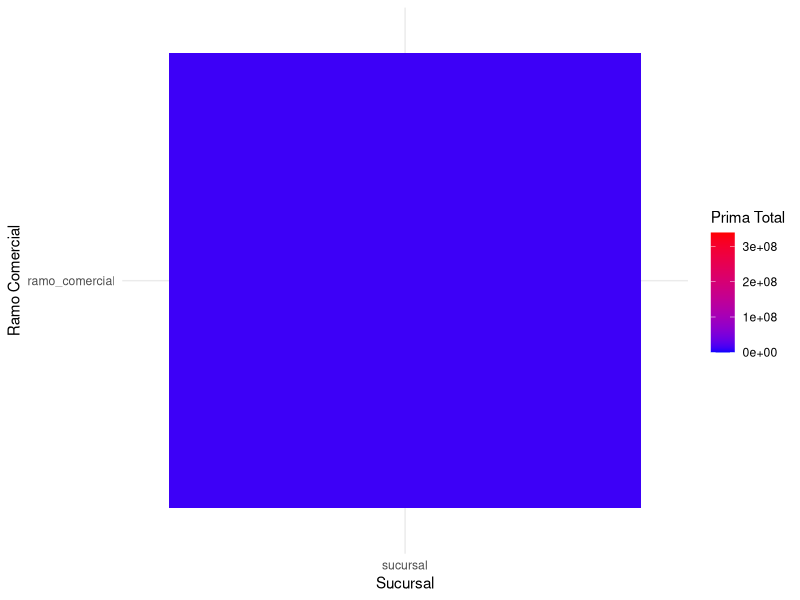
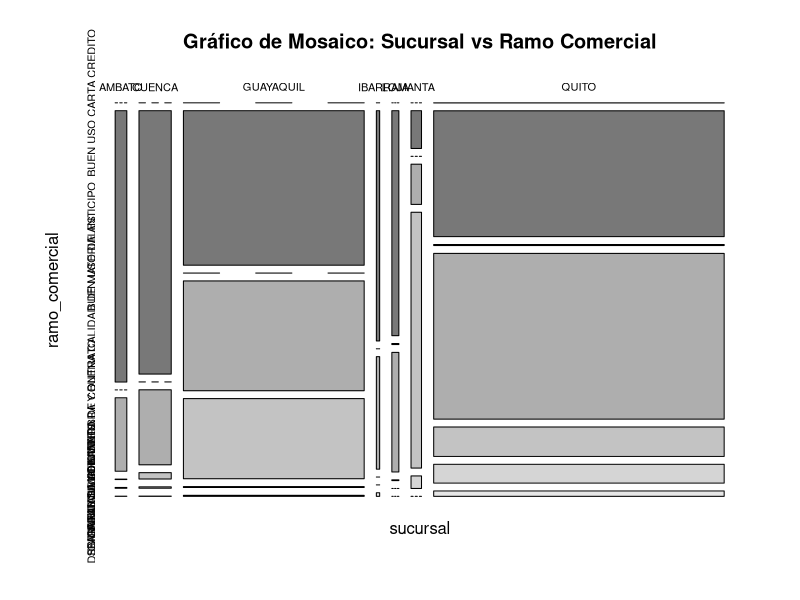
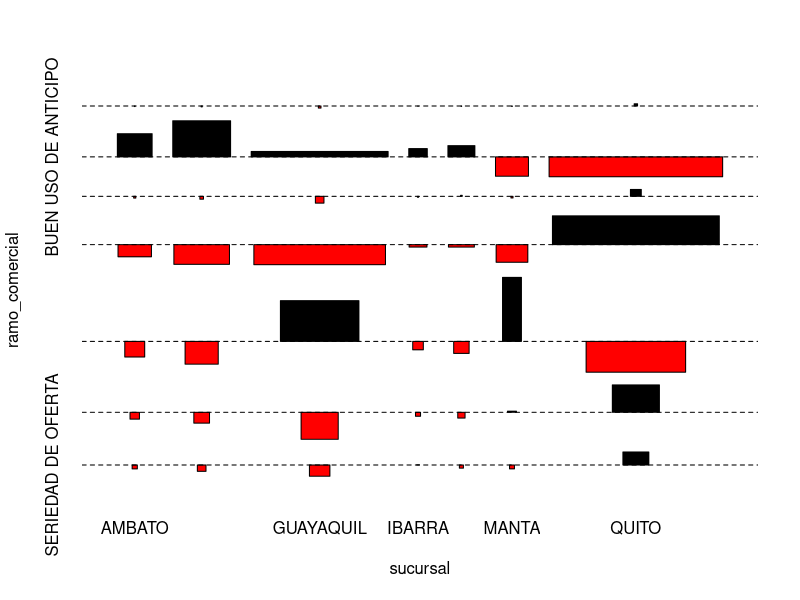

Source code (R) for these figures, in order:
#theme: [default, custom.scss]

install.packages("MASS") 
install.packages("reshape2") 
install.packages("vcd") 

# Cargar las bibliotecas necesarias
library(readxl)  # Para leer archivos Excel
library(dplyr)   # Para manipulación de datos
library(ggplot2) # Para visualización de datos
library(tidyr)   # Para manipular la estructura de los datos
library(MASS) 
library(reshape2) 
library(reshape) 

# Leer el archivo de Excel
datos <- read_excel("polizas.xlsx")

tabla_contingencia <- datos %>%
  group_by(sucursal, ramo_comercial) %>%
  summarise(prima_total = sum(prima_emitida, na.rm = TRUE), .groups = 'drop')

matriz_contingencia <- xtabs(prima_total ~ sucursal + ramo_comercial, data = tabla_contingencia)

prueba_chi <- chisq.test(matriz_contingencia)
print(prueba_chi)

residuos <- residuals(prueba_chi, type = "pearson")
print(residuos)

n <- sum(matriz_contingencia)  # Total de observaciones
min_dim <- min(dim(matriz_contingencia) - 1)
cramers_v <- sqrt(prueba_chi$statistic / (n * min_dim))
print(cramers_v)

library(reshape2)
datos_ajustados <- melt(as.table(matriz_contingencia))
ggplot(data = datos_ajustados, aes(x = 'sucursal', y = 'ramo_comercial', fill = value)) +
  geom_tile() +
  scale_fill_gradient(low = "blue", high = "red") +
  labs(x = "Sucursal", y = "Ramo Comercial", fill = "Prima Total") +
  theme_minimal()

mosaicplot(matriz_contingencia, main = "Gráfico de Mosaico: Sucursal vs Ramo Comercial", color = TRUE)

library(vcd)
assocplot(matriz_contingencia)

# Generar un data.frame en donde se indica el tipo de dato y la cantidad de valores no nulos por columna
df_tipos <- data.frame(
  Tipo_Dato = sapply(datos, class),
  Valores_no_nulos = sapply(datos, function(x) sum(!is.na(x)))
)

# Para visualizar el nuevo dataframe para entender el tipo de datos
View(df_tipos)

View(datos)
# Estructura de los datos para ver los tipos de cada columna
str(datos)

# Contar valores no nulos por columna
datos_no_nulos <- datos %>% 
  summarise(across(everything(), ~sum(!is.na(.))))

# Transponer los resultados y convertirlos a un dataframe
datos_no_nulos_transpuesto <- as.data.frame(t(datos_no_nulos))

# Nombrar las columnas correctamente
colnames(datos_no_nulos_transpuesto) <- c("Cantidad_No_Nulos")

# Mostrar el dataframe transpuesto
View(datos_no_nulos_transpuesto)
